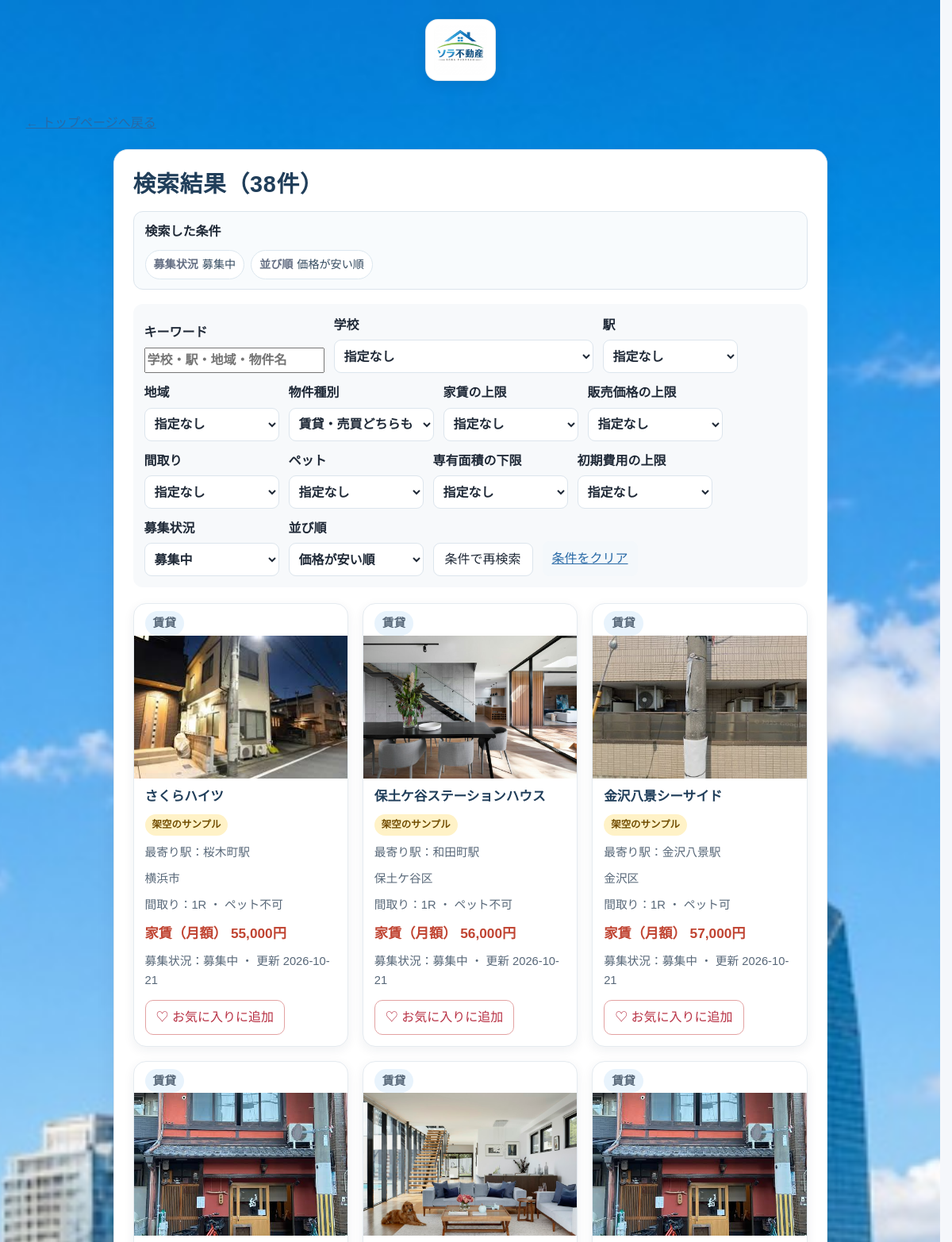
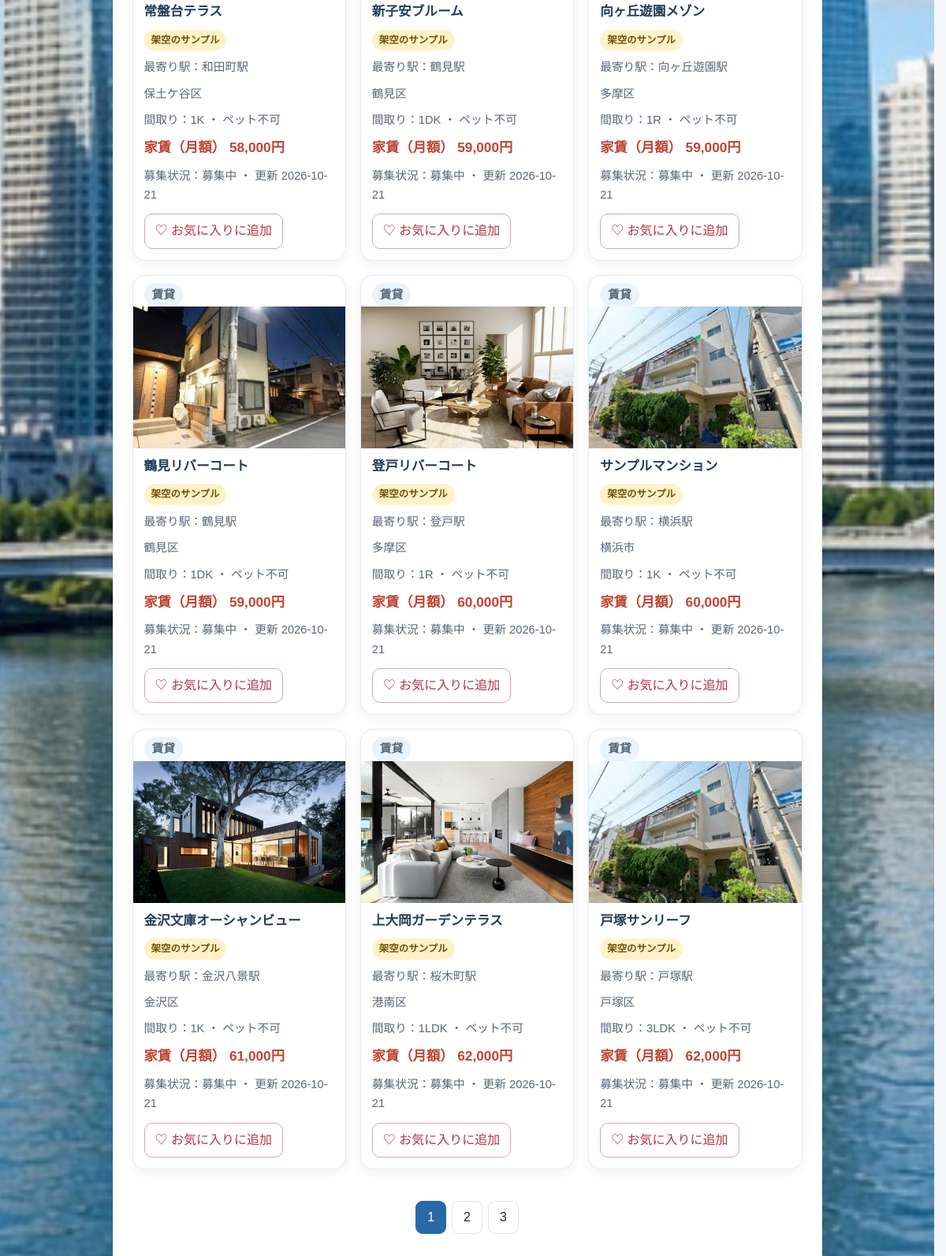
The app's page /search.php?browse=1 with its own data (2 pictures, top to bottom).
### tables this page shows
CREATE TABLE `properties` (
  `id` int(11) NOT NULL AUTO_INCREMENT,
  `name` varchar(100) NOT NULL,
  `station` varchar(50) DEFAULT NULL,
  `area` varchar(50) DEFAULT NULL,
  `school` varchar(50) DEFAULT NULL,
  `transaction_type` varchar(10) NOT NULL DEFAULT 'rent',
  `rent` int(11) DEFAULT NULL,
  `sale_price` bigint(20) DEFAULT NULL,
  `management_fee` int(11) DEFAULT NULL,
  `deposit_amount` int(11) DEFAULT NULL,
  `key_money_amount` int(11) DEFAULT NULL,
  `pet_allowed` tinyint(1) NOT NULL DEFAULT 0,
  `layout` varchar(20) NOT NULL DEFAULT '1K',
  `area_sqm` decimal(6,2) DEFAULT NULL,
  `floor_number` smallint DEFAULT NULL,
  `initial_cost` int(11) DEFAULT NULL,
  `status` varchar(20) NOT NULL DEFAULT 'available',
  `description` text DEFAULT NULL,
  `image` varchar(200) DEFAULT 'images/property1.jpg',
  `updated_at` timestamp NOT NULL DEFAULT current_timestamp() ON UPDATE current_timestamp(),
  PRIMARY KEY (`id`)
);

### db.php (called while the page is built, shortened)
<?php
function h($s) { return htmlspecialchars((string)$s, ENT_QUOTES, 'UTF-8'); }
function input_string($value): string {
    return is_string($value) || is_numeric($value) ? (string)$value : '';
}

### search.php (the view, shortened to what this page needs)
<?php
require 'db.php';
$where = [];
$params = [];
$serviceAreas = ['鶴見区', '神奈川区', '西区', '中区', '南区', '港南区', '保土ケ谷区', '旭区', '磯子区', '金沢区', '港北区', '緑区', '青葉区', '都筑区', '戸塚区', '栄区', '泉区', '瀬谷区', '川崎区', '幸区', '中原区', '高津区', '宮前区', '多摩区', '麻生区', '横浜市', '川崎市'];
$areaPlaceholders = [];
foreach ($serviceAreas as $index => $serviceArea) {
    $placeholder = ':service_area_' . $index;
    $areaPlaceholders[] = $placeholder;
    $params[$placeholder] = $serviceArea;
}
$where[] = 'area IN (' . implode(', ', $areaPlaceholders) . ')';
$transactionType = input_string($_GET['transaction_type'] ?? '');
if (in_array($transactionType, ['rent', 'sale'], true)) {
    $where[] = 'transaction_type = :transaction_type';
    $params[':transaction_type'] = $transactionType;
} else $transactionType = '';
$query = trim(input_string($_GET['q'] ?? ''));
$query = function_exists('mb_substr') ? mb_substr($query, 0, 100, 'UTF-8') : substr($query, 0, 100);
$station = trim(input_string($_GET['station'] ?? ''));
$stations = ['横浜駅', '新横浜駅', '菊名駅', '日吉駅', '鶴見駅', '桜木町駅', '関内駅', '石川町駅', '戸塚駅', '金沢八景駅', '白楽駅', '和田町駅', '川崎駅', '京急川崎駅', '武蔵小杉駅', '溝の口駅', '武蔵溝ノ口駅', '登戸駅', '向ヶ丘遊園駅', '新百合ヶ丘駅'];
if (in_array($station, $stations, true)) {
    $where[] = 'station = :station';
    $params[':station'] = $station;
} else $station = '';
$area = trim(input_string($_GET['area'] ?? ''));
$areas = $serviceAreas;
if (in_array($area, $areas, true)) {
    $where[] = 'area = :area';
    $params[':area'] = $area;
} else $area = '';
$school = trim(input_string($_GET['school'] ?? ''));
$schools = ['yokohama', 'kanagawa', '令和日本語学院', '横浜国立大学', '神奈川大学（横浜キャンパス）', '神奈川大学（みなとみらいキャンパス）', '横浜市立大学（金沢八景キャンパス）', '専修大学（生田キャンパス）', '洗足学園音楽大学'];
if (in_array($school, $schools, true)) {
    $where[] = 'school = :school';
    $params[':school'] = $school;
} else $school = '';
$maxRent = input_string($_GET['max_rent'] ?? '');
if ($maxRent !== '' && filter_var($maxRent, FILTER_VALIDATE_INT) !== false && (int)$maxRent > 0) {
    $where[] = "transaction_type = 'rent' AND rent <= :rent";
    $params[':rent'] = (int)$maxRent;
} else $maxRent = '';
$maxSalePrice = input_string($_GET['max_sale_price'] ?? '');
if ($maxSalePrice !== '' && filter_var($maxSalePrice, FILTER_VALIDATE_INT) !== false && (int)$maxSalePrice > 0) {
    $where[] = "transaction_type = 'sale' AND sale_price <= :sale_price";
    $params[':sale_price'] = (int)$maxSalePrice;
} else $maxSalePrice = '';
$petAllowed = input_string($_GET['pet_allowed'] ?? '');
if ($petAllowed === '0' || $petAllowed === '1') {
    $where[] = 'pet_allowed = :pet_allowed';
    $params[':pet_allowed'] = (int)$petAllowed;
} else $petAllowed = '';
$layout = input_string($_GET['layout'] ?? '');
$layouts = ['1R', '1K', '1DK', '1LDK', '2DK', '2LDK', '3LDK'];
if (in_array($layout, $layouts, true)) {
    $where[] = 'layout = :layout';
    $params[':layout'] = $layout;
} else $layout = '';
$minArea = input_string($_GET['min_area'] ?? '');
if ($minArea !== '' && is_numeric($minArea) && (float)$minArea > 0 && (float)$minArea <= 9999) {
    $where[] = 'area_sqm >= :min_area'; $params[':min_area'] = (float)$minArea;
} else $minArea = '';
$maxInitial = input_string($_GET['max_initial_cost'] ?? '');
if ($maxInitial !== '' && filter_var($maxInitial, FILTER_VALIDATE_INT) !== false && (int)$maxInitial >= 0) {
    $where[] = 'initial_cost <= :max_initial_cost'; $params[':max_initial_cost'] = (int)$maxInitial;
} else $maxInitial = '';
$searchPrompt = count($where) === 1 && input_string($_GET['browse'] ?? '') !== '1';
$status = input_string($_GET['status'] ?? 'available');
if ($status !== 'all') { $where[] = 'status = :status'; $params[':status'] = $status; }
$sort = input_string($_GET['sort'] ?? 'rent_asc');
$sorts = ['rent_asc' => 'COALESCE(rent, sale_price) ASC, id DESC', 'rent_desc' => 'COALESCE(rent, sale_price) DESC, id DESC', 'newest' => 'updated_at DESC, id DESC'];
$page = max(1, min(10000, (int)($_GET['page'] ?? 1)));
$pageSize = 12;
$whereSql = $where ? ' WHERE ' . implode(' AND ', $where) : '';
$countStmt = $pdo->prepare('SELECT COUNT(*) FROM properties' . $whereSql);
$countStmt->execute($params);
$total = (int)$countStmt->fetchColumn();
$pages = max(1, (int)ceil($total / $pageSize));
$sql = 'SELECT id, name, station, area, transaction_type, rent, sale_price, management_fee, image, description, pet_allowed, layout, area_sqm, floor_number, initial_cost, status, updated_at FROM properties' . $whereSql . ' ORDER BY ' . $sorts[$sort] . ' LIMIT ' . $pageSize . ' OFFSET ' . (($page - 1) * $pageSize);
$list = [];
if (!$searchPrompt) {
    $stmt = $pdo->prepare($sql);
    $stmt->execute($params);
    $list = $stmt->fetchAll(PDO::FETCH_ASSOC);
}
$isCustomer = !empty($_SESSION['customer_id']);
$favoriteIds = $isCustomer ? array_fill_keys(customer_favorite_ids($pdo, (int)$_SESSION['customer_id']), true) : [];
$favoriteCsrf = $isCustomer ? csrf_token() : '';
$searchCriteria = [];
$statusLabels = ['available' => '募集中', 'reserved' => '申込あり', 'rented' => '契約済み', 'all' => 'すべて'];
$searchCriteria[] = ['募集状況', $statusLabels[$status]];
$sortLabels = ['rent_asc' => '価格が安い順', 'rent_desc' => '価格が高い順', 'newest' => '更新が新しい順'];
$searchCriteria[] = ['並び順', $sortLabels[$sort]];
?>
<!DOCTYPE html>
<html lang="ja">
<head>
  <link rel="stylesheet" href="style.css?v=20261126-11">
</head>
<body>
<?php include ((basename(__DIR__) === 'admin' ? dirname(__DIR__) : __DIR__) . '/includes/site-brand.php'); ?>
<div class="page-shell">
  <p><a href="index.php">← トップページへ戻る</a></p>
  <main id="main-content"><section class="search-section" aria-labelledby="results-title">
    <h1 class="page-title" id="results-title"><?= $searchPrompt ? '検索条件を入力してください' : '検索結果（' . $total . '件）' ?></h1>
    <?php if (!$searchPrompt): ?>
      <section class="search-criteria-summary" aria-label="検索した条件">
        <strong>検索した条件</strong>
        <ul>
          <?php foreach ($searchCriteria as [$label, $value]): ?><li><span><?= h($label) ?></span><?= h($value) ?></li><?php endforeach; ?>
        </ul>
      </section>
    <?php endif; ?>
    <?php
function search_opt(string $value, string $label, string $current): string {
    return '<option value="' . h($value) . '"' . ($value === $current ? ' selected' : '') . '>' . h($label) . '</option>';
}
?>
<form method="get" class="filter-row search-refine">
  <label>キーワード <input type="search" name="q" value="<?= h($query) ?>" maxlength="100" placeholder="学校・駅・地域・物件名"></label>
  <label>学校 <select name="school">
    <?= search_opt('', '指定なし', $school) ?>
  </select></label>
  <label>駅 <select name="station">
    <?= search_opt('', '指定なし', $station) ?>
  </select></label>
  <label>地域 <select name="area">
    <?= search_opt('', '指定なし', $area) ?>
  </select></label>
  <label>物件種別 <select name="transaction_type"><?= search_opt('', '賃貸・売買どちらも', $transactionType) . search_opt('rent', '賃貸', $transactionType) . search_opt('sale', '売買', $transactionType) ?></select></label>
  <label>家賃の上限 <select name="max_rent"><?= search_opt('', '指定なし', $maxRent) . search_opt('50000', '50,000円まで', $maxRent) . search_opt('60000', '60,000円まで', $maxRent) . search_opt('70000', '70,000円まで', $maxRent) . search_opt('80000', '80,000円まで', $maxRent) ?></select></label>
  <label>販売価格の上限 <select name="max_sale_price"><?= search_opt('', '指定なし', $maxSalePrice) . search_opt('30000000', '3,000万円まで', $maxSalePrice) . search_opt('50000000', '5,000万円まで', $maxSalePrice) . search_opt('80000000', '8,000万円まで', $maxSalePrice) ?></select></label>
  <label>間取り <select name="layout"><?= search_opt('', '指定なし', $layout) . search_opt('1R', '1R', $layout) . search_opt('1K', '1K', $layout) . search_opt('1DK', '1DK', $layout) . search_opt('1LDK', '1LDK', $layout) . search_opt('2DK', '2DK', $layout) . search_opt('2LDK', '2LDK', $layout) . search_opt('3LDK', '3LDK', $layout) ?></select></label>
  <label>ペット <select name="pet_allowed"><?= search_opt('', '指定なし', $petAllowed) . search_opt('1', 'ペット可', $petAllowed) . search_opt('0', 'ペット不可', $petAllowed) ?></select></label>
  <label>専有面積の下限 <select name="min_area"><?= search_opt('', '指定なし', $minArea) . search_opt('20', '20m²以上', $minArea) . search_opt('30', '30m²以上', $minArea) . search_opt('40', '40m²以上', $minArea) ?></select></label>
  <label>初期費用の上限 <select name="max_initial_cost"><?= search_opt('', '指定なし', $maxInitial) . search_opt('150000', '150,000円まで', $maxInitial) . search_opt('250000', '250,000円まで', $maxInitial) . search_opt('350000', '350,000円まで', $maxInitial) ?></select></label>
  <label>募集状況 <select name="status"><?= search_opt('available', '募集中', $status) . search_opt('rented', '契約済み', $status) ?></select></label>
  <label>並び順 <select name="sort"><?= search_opt('rent_asc', '価格が安い順', $sort) . search_opt('rent_desc', '価格が高い順', $sort) . search_opt('newest', '更新が新しい順', $sort) ?></select></label>
  <button type="submit">条件で再検索</button>
  <a class="reset-filter" href="search.php?browse=1">条件をクリア</a>
</form>
    <div id="property-list">
      <?php foreach ($list as $p): ?>
        <article class="property-card">
          <p class="transaction-badge"><?= $p['transaction_type'] === 'sale' ? '売買' : '賃貸' ?></p>
          <a href="property.php?id=<?= (int)$p['id'] ?>">
            <img src="<?= h($p['image'] ?: 'images/property1.jpg') ?>" alt="<?= h($p['name']) ?>の物件写真" loading="lazy">
            <h3><?= h($p['name']) ?></h3>
          </a>
          <?php if (str_starts_with((string)$p['description'], '【架空のサンプル物件】')): ?><p class="sample-badge">架空のサンプル</p><?php endif; ?>
          <?php if ($p['station']): ?><p>最寄り駅：<?= h($p['station']) ?></p><?php endif; ?>
          <?php if ($p['area']): ?><p><?= h($p['area']) ?></p><?php endif; ?>
          <p>間取り：<?= h($p['layout']) ?> ・ ペット<?= (int)$p['pet_allowed'] === 1 ? '可' : '不可' ?></p>
          <p class="price"><?= $p['transaction_type'] === 'sale' ? '販売価格' : '家賃（月額）' ?> <?= number_format((int)($p['sale_price'] ?? $p['rent'] ?? 0)) ?>円</p>
          <p>募集状況：<?= ['available'=>'募集中','reserved'=>'申込あり','rented'=>'契約済み'][$p['status']] ?? '募集中' ?> ・ 更新 <?= h(substr((string)$p['updated_at'],0,10)) ?></p>
          <button type="button" class="fav-button" data-id="<?= (int)$p['id'] ?>" data-authenticated="<?= $isCustomer ? '1' : '0' ?>" data-favorite="<?= isset($favoriteIds[(int)$p['id']]) ? '1' : '0' ?>" data-csrf="<?= h($favoriteCsrf) ?>"></button>
        </article>
      <?php endforeach; ?>
      <?php if (!$searchPrompt && $pages > 1): ?><nav class="pagination" aria-label="検索結果ページ"><?php for($n=max(1,$page-2);$n<=min($pages,$page+2);$n++): $queryParams=$_GET; $queryParams['page']=$n; ?><a class="<?= $n===$page?'current':'' ?>" href="?<?= h(http_build_query($queryParams)) ?>" <?= $n===$page?'aria-current="page"':'' ?>><?= $n ?></a><?php endfor; ?></nav><?php endif; ?>
    </div>
  </section></main>
</div>
</body>
</html>

### style.css (style rules this page uses)
:root { color-scheme: light; --ink: #1f2937; --muted: #667085; --brand: #2869a6; --brand-dark: #1e4f80; --line: #dce5ed; --surface: #fff; --soft: #f4f8fb; --shadow: 0 12px 34px rgba(24, 49, 75, .10); }
* { box-sizing: border-box; }
html { scroll-behavior: smooth; scrollbar-gutter: stable; }
body { margin: 0; min-height: 100vh; color: var(--ink); background-color: #f5f7fb; background-image: url("images/getu2 (1).jpg"); background-repeat: no-repeat; background-size: cover; background-position: center top; background-attachment: fixed; font-family: "Noto Sans JP", "Yu Gothic", "Meiryo", sans-serif; line-height: 1.65; }
button, input, select, textarea { font: inherit; }
button, a, select { -webkit-tap-highlight-color: transparent; }
a { color: var(--brand); }
.page-shell { width: min(1120px, calc(100% - 40px)); margin: 0 auto; padding: 24px 0 40px; }
h1 { margin: 0; color: #183b5c; font-size: clamp(2.25rem, 6vw, 4.2rem); line-height: 1.35; letter-spacing: .025em; }
.search-section { width: min(900px, 100%); margin: 20px auto 0; padding: 24px; border: 1px solid #e0e7ef; border-radius: 18px; background: var(--surface); box-shadow: 0 8px 24px rgba(24,49,75,.07); }
.filter-form select, .search-section select { min-width: 190px; min-height: 46px; padding: 9px 36px 9px 12px; border: 1px solid #cbd5df; border-radius: 10px; color: var(--ink); background-color: #fff; }
#property-list { display: grid; grid-template-columns: repeat(auto-fill, minmax(230px, 1fr)); gap: 18px; margin-top: 20px; }
.property-card { overflow: hidden; padding-bottom: 14px; border: 1px solid #e5ebf0; border-radius: 16px; background: var(--surface); box-shadow: 0 4px 14px rgba(24,49,75,.07); }
.property-card > a { color: inherit; text-decoration: none; }
.property-card img { display: block; width: 100%; height: 180px; object-fit: cover; background: #e8eef3; }
.property-card h3, .property-card p { margin: 9px 14px 0; }
.property-card h3 { color: #203e5a; font-size: 1.04rem; }
.property-card p { color: #586879; font-size: .92rem; }
.price { color: #c04432 !important; font-size: 1.08rem !important; font-weight: 800; }
.sample-badge { display: inline-block; padding: 3px 9px; border-radius: 999px; color: #714d00 !important; background: #fff2c7; font-size: .78rem !important; font-weight: 700; }
.transaction-badge { display: inline-block; width: fit-content; margin: 0 0 7px; padding: 3px 10px; border-radius: 999px; color: #174d78; background: #e8f3fc; font-size: .78rem; font-weight: 800; }
.fav-button { margin: 12px 14px 0; padding: 8px 13px; border: 1px solid #e3a2a2; border-radius: 10px; color: #b83245; background: #fff; cursor: pointer; }
.filter-row { display: flex; align-items: end; flex-wrap: wrap; gap: 12px; margin-top: 16px; }
.filter-row label { display: grid; gap: 5px; font-weight: 700; }
.filter-row select { min-width: 170px; min-height: 42px; padding: 8px; border: 1px solid var(--line); border-radius: 9px; background: #fff; }
.filter-row button, .pagination a { display: inline-flex; align-items: center; justify-content: center; min-height: 40px; padding: 7px 14px; border: 1px solid var(--line); border-radius: 9px; color: var(--ink); background: #fff; text-decoration: none; cursor: pointer; }
.pagination { display: flex; justify-content: center; flex-wrap: wrap; gap: 7px; grid-column: 1 / -1; margin: 22px 0; }
.pagination a.current { border-color: var(--brand); color: #fff; background: var(--brand); }
.page-title { margin: 0 0 14px; color: #203e5a; font-size: clamp(1.35rem, 3vw, 1.8rem); }
.admin-filter a, .reset-filter { padding: 9px 12px; border-radius: 8px; background: var(--soft); }
.search-refine { padding: 14px; border-radius: 12px; background: #f7f9fb; }
.search-criteria-summary { margin: 12px 0 18px; padding: 12px 14px; border: 1px solid var(--line); border-radius: 12px; background: #f8fbfd; }
.search-criteria-summary ul { display: flex; flex-wrap: wrap; gap: 8px; margin: 9px 0 0; padding: 0; list-style: none; }
.search-criteria-summary li { display: inline-flex; flex-wrap: wrap; gap: 5px; padding: 6px 10px; border: 1px solid #dce7ef; border-radius: 999px; color: #344b60; background: #fff; font-size: .88rem; }
.search-criteria-summary li span { color: var(--muted); font-weight: 700; }
.search-refine .reset-filter { align-self: end; }
.property-card .fav-button { min-height: 42px; }

### records on screen
properties: transaction_type "賃貸", image (picture), name "さくらハイツ", shows "架空のサンプル", station "桜木町駅", area "横浜市", layout "1R", pet_allowed "不可", sale_price+rent "55,000", status "募集中", updated_at "2026-10-21"
properties: transaction_type "賃貸", image (picture), name "保土ケ谷ステーションハウス", shows "架空のサンプル", station "和田町駅", area "保土ケ谷区", layout "1R", pet_allowed "不可", sale_price+rent "56,000", status "募集中", updated_at "2026-10-21"
properties: transaction_type "賃貸", image (picture), name "金沢八景シーサイド", shows "架空のサンプル", station "金沢八景駅", area "金沢区", layout "1R", pet_allowed "可", sale_price+rent "57,000", status "募集中", updated_at "2026-10-21"
properties: transaction_type "賃貸", image (picture), name "常盤台テラス", shows "架空のサンプル", station "和田町駅", area "保土ケ谷区", layout "1K", pet_allowed "不可", sale_price+rent "58,000", status "募集中", updated_at "2026-10-21"
properties: transaction_type "賃貸", image (picture), name "新子安ブルーム", shows "架空のサンプル", station "鶴見駅", area "鶴見区", layout "1DK", pet_allowed "不可", sale_price+rent "59,000", status "募集中", updated_at "2026-10-21"
properties: transaction_type "賃貸", image (picture), name "向ヶ丘遊園メゾン", shows "架空のサンプル", station "向ヶ丘遊園駅", area "多摩区", layout "1R", pet_allowed "不可", sale_price+rent "59,000", status "募集中", updated_at "2026-10-21"
properties: transaction_type "賃貸", image (picture), name "鶴見リバーコート", shows "架空のサンプル", station "鶴見駅", area "鶴見区", layout "1DK", pet_allowed "不可", sale_price+rent "59,000", status "募集中", updated_at "2026-10-21"
properties: transaction_type "賃貸", image (picture), name "登戸リバーコート", shows "架空のサンプル", station "登戸駅", area "多摩区", layout "1R", pet_allowed "不可", sale_price+rent "60,000", status "募集中", updated_at "2026-10-21"
properties: transaction_type "賃貸", image (picture), name "サンプルマンション", shows "架空のサンプル", station "横浜駅", area "横浜市", layout "1K", pet_allowed "不可", sale_price+rent "60,000", status "募集中", updated_at "2026-10-21"
properties: transaction_type "賃貸", image (picture), name "金沢文庫オーシャンビュー", shows "架空のサンプル", station "金沢八景駅", area "金沢区", layout "1K", pet_allowed "不可", sale_price+rent "61,000", status "募集中", updated_at "2026-10-21"
properties: transaction_type "賃貸", image (picture), name "上大岡ガーデンテラス", shows "架空のサンプル", station "桜木町駅", area "港南区", layout "1LDK", pet_allowed "不可", sale_price+rent "62,000", status "募集中", updated_at "2026-10-21"
properties: transaction_type "賃貸", image (picture), name "戸塚サンリーフ", shows "架空のサンプル", station "戸塚駅", area "戸塚区", layout "3LDK", pet_allowed "不可", sale_price+rent "62,000", status "募集中", updated_at "2026-10-21"

### other values on screen
$total "38"
$label "募集状況"
$value "募集中"
$label "並び順"
$value "価格が安い順"
form field school "指定なし"
form field station "指定なし"
form field area "指定なし"
form field transaction_type "賃貸・売買どちらも"
form field max_rent "指定なし"
form field max_sale_price "指定なし"
form field layout "指定なし"
form field pet_allowed "指定なし"
form field min_area "指定なし"
form field max_initial_cost "指定なし"
